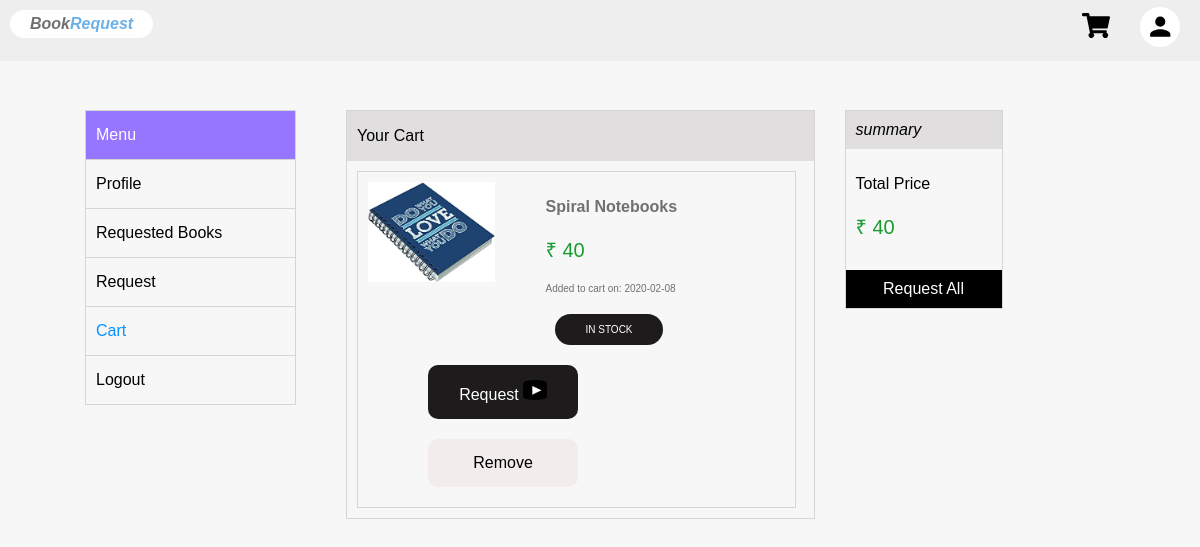
The page /cart.php (signed in) on the database its author committed.
### tables this page shows
CREATE TABLE IF NOT EXISTS `client_cart` (
  `st_id` int(33) NOT NULL,
  `book_id` int(33) NOT NULL,
  `cart_date` date NOT NULL,
  `cart_id` int(11) NOT NULL AUTO_INCREMENT,
  PRIMARY KEY (`cart_id`)
);

CREATE TABLE IF NOT EXISTS `books` (
  `book_id` int(33) NOT NULL AUTO_INCREMENT,
  `cat_id` int(33) NOT NULL,
  `book_name` longtext NOT NULL,
  `user_id` int(33) NOT NULL,
  `book_img` longtext NOT NULL,
  `stock` int(33) NOT NULL,
  `price` mediumint(9) NOT NULL,
  PRIMARY KEY (`book_id`)
);

### cart.php (the view, shortened to what this page needs)
<!DOCTYPE html>
<?php $server_domain_name= $_SERVER['HTTP_HOST'];?>
<html lang="en" dir="ltr">
  <head>
    <link rel="stylesheet" href="http://<?php echo $server_domain_name; ?>/book_request/assets/css/main.css">
    <link rel="stylesheet" href="http://<?php echo $server_domain_name; ?>/book_request/assets/css/main_respocive.css">
        <link rel="stylesheet" href="http://<?php echo $server_domain_name; ?>/book_request/assets/css/admin.css">
                            <link rel="stylesheet" href="http://<?php echo $server_domain_name; ?>/book_request/assets/css/client.css">
                <link rel="stylesheet" href="http://<?php echo $server_domain_name; ?>/book_request/assets/css/admin_responcive.css">
  </head>
  <body>
    <?php
     require $_SERVER['DOCUMENT_ROOT'] . '/book_request/assets/widgets/client_top_nav_bar.php'; ?>
    <div class="" style="height :60px;"></div>
    <div class="box_center" style="margin-top:50px;">
      <div class="float_covering">
<?php  require $_SERVER['DOCUMENT_ROOT'] . '/book_request/assets/widgets/client_dashbord_side_menu.php'; ?>
        <div class="main_body_student_dashbord left" style="padding: 0px; width: calc(55% - 100px);">
            <div class="float_covering" style="background: #E0DEDE;">
              <p class="left" style="margin-left: 10px;">Your Cart</p>
            </div>
            <div class="divider"></div>
<div class="">
  <?php
  function Category(){
require $_SERVER['DOCUMENT_ROOT'] . '/book_request/assets/include_Files/sql.php';
$sql = "SELECT * FROM client_cart LEFT JOIN books ON client_cart.book_id = books.book_id WHERE st_id = '$_SESSION[student_id]' ";
$result = $conn->query($sql);
if ($result->num_rows > 0) {
while($row = $result->fetch_assoc()) {
?>
<div class="cart_box">
    <img src="http://<?php echo $GLOBALS['server_domain_name'];; ?>/book_request/admin/include_Files/uploads/<?php echo $row['book_img']; ?>" alt="" class="cart_img">
    <div class="left" style="margin-left: 50px;">
<p> <b> <?php echo $row['book_name']; ?> </b></p>
<p class="book_money">₹ <?php echo $row['price']; ?></p>
<p style="font-size: 10px;">Added to cart on: <?php echo $row['cart_date']; ?></p>
<div class="">
   <button type="button" name="button" class="btn_bright" style="background:#1D1B1B; color: white; font-size: 10px; padding: 10px 30px; border-radius: 50px;"> <?php if ( $row['stock'] == 0 ) {
     echo "OUT OF STOCK";
   }else {
     echo "IN STOCK";
   } ?></button>
 </div>
    </div>
    <div class="left" style="margin-left: 50px;">
<a href="book.php?Book_Id=<?php echo $row['book_id']; ?>"> <button type="button" name="button" class="btn_bright" style="background:#1D1B1B; color: white; font-size:16px; width: 150px;">Request  <img src="http://<?php echo $_SERVER['HTTP_HOST']; ?>/book_request/assets/Build_In_SVG/request_icon.svg" alt="" class="req_btn_img"> </button>
 </a>  <br>
<a href="include_Files/removecart.php?cart_id=<?php echo $row['cart_id']; ?>"> <button type="button" name="button" class="btn_light" style="font-size:16px; width: 150px;">Remove</button> </a>
    </div>
</div>
<?php
}
} else {
}
  }
  Category();
   ?>
</div>
        </div>
        <div class="left cart_tot">
          <div class="head_tot_cart">
            <i> summary</i>
          </div>
          <div class="cart_tot_box">
          <p>  Total Price</p>
          <p class="book_money"> ₹             <?php
                      function tot_price()
                      {
                        require $_SERVER['DOCUMENT_ROOT'] . '/book_request/assets/include_Files/sql.php';
                        $sql = "SELECT * FROM client_cart LEFT JOIN books ON client_cart.book_id = books.book_id WHERE st_id = '$_SESSION[student_id]' ";
                        $result = $conn->query($sql);
                        if ($result->num_rows > 0) {
                          $tot_price=0;
                        while($row = $result->fetch_assoc()) {
                          $tot_price=$tot_price+$row['price'];
                        }
                        echo $tot_price;
                      }else {
                      }
                      }
                      tot_price();
                       ?></p>
          </div>
<a href="include_Files/req_full.php">  <div class="Tot_req">
            Request All
          </div></a>
        </div>
      </div>
    </div>
  </body>
</html>

### assets/css/main.css (style rules this page uses)
* { font-family: sans-serif; }
html,body { background: #F7F7F7; padding: 0px; margin: 0px; overflow-x: hidden; height: 100%; }
.left { float: left; }
.float_covering { float: left; width: 100%; }

### assets/css/client.css (style rules this page uses)
.book_money { color: #199B30; font-size: 20px; }
.btn_light { background-color: #F3ECEC; border: none; padding: 15px 30px; text-align: center; text-decoration: none; display: inline-block; font-size: 20px; border-radius: 10px; cursor: pointer; margin: 10px; }
.btn_bright { background-color: #43A88F; border: none; padding: 15px 30px; text-align: center; text-decoration: none; display: inline-block; font-size: 20px; border-radius: 10px; cursor: pointer; margin: 10px; }
.box_center { margin: 0 auto; width: calc(90% - 50px); }
.main_body_student_dashbord { margin-left: 50px; width: calc(75% - 100px); border: solid 1px #D5D5D5; padding: 10px; }
.req_btn_img { height: 20px; }
.cart_box { border: solid 1px #D5D5D5; padding: 10px; margin: 10px; float: left; width: calc(100% - 50px); color: #707070; }
.divider { height: 50px; }
.cart_img { height: 100px; float: left; }
.cart_tot { width: calc(20% - 50px); border: solid 1px #D5D5D5; margin-left: 30px; }
.head_tot_cart { padding: 10px; background: #E0DEDE; }
.cart_tot_box { padding: 10px; }
.Tot_req { background: black; color: white; padding: 10px; text-align: center; cursor: pointer; }

### cart.php (style rules this page uses)
a { color: inherit; text-decoration: none; }

### rows shown on the page
client_cart: book.book_img (picture), book.book_name "Spiral Notebooks", book.price "40", cart_date "2020-02-08"

### other values the page prints
$tot_price "40"
